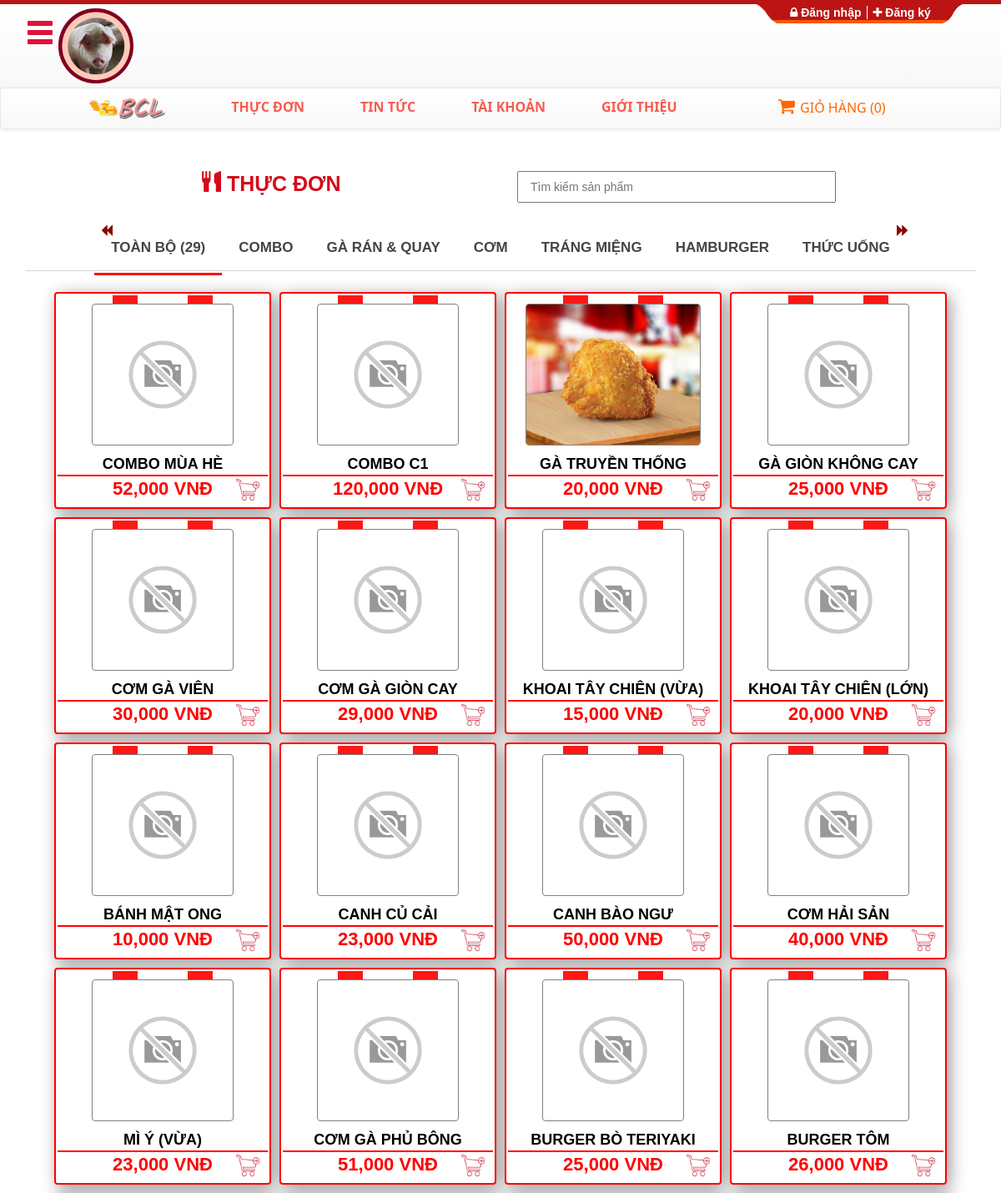
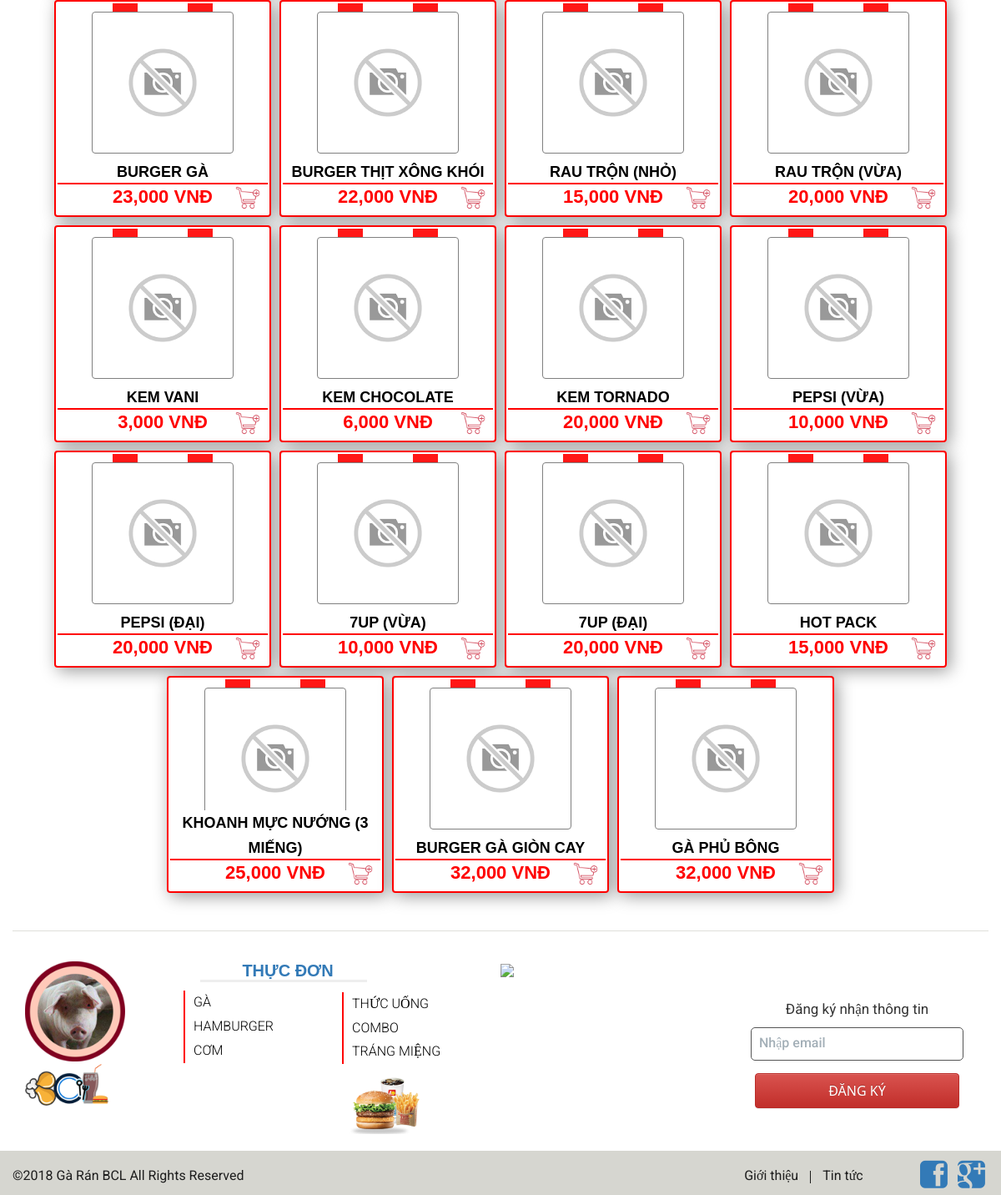
/thuc-don.php, run on the app's committed database (2 pictures, top to bottom).
### tables this page shows
CREATE TABLE `item_category` (
  `ITEM_CATEGORYID` int(11) NOT NULL COMMENT 'Mã danh mục',
  `ITEM_CATEGORYNAME` varchar(30) NOT NULL COMMENT 'Tên danh mục',
  `ITEM_CATEGORYIMGNAME` text NOT NULL COMMENT 'Tên hình ảnh hiển thị',
  `ITEM_CATEGORYALIAS` varchar(20) NOT NULL COMMENT 'Id gọi tắt'
);

CREATE TABLE `combo` (
  `COMBOID` int(11) NOT NULL COMMENT 'Mã Combo',
  `COMBONAME` varchar(30) NOT NULL COMMENT 'Tên Combo',
  `COMBOPRICE` decimal(13,2) NOT NULL COMMENT 'Giá Combo',
  `COMBOSTATUS` int(1) NOT NULL DEFAULT '1' COMMENT '1 - Đang bán, 0 - Ngừng bán',
  `COMBOIMGURL` text NOT NULL COMMENT 'Đường dẫn hình ảnh'
);

CREATE TABLE `item` (
  `ITEMID` int(11) NOT NULL COMMENT 'Mã món',
  `ITEMNAME` varchar(30) NOT NULL COMMENT 'Tên món',
  `ITEMPRICE` decimal(13,2) NOT NULL COMMENT 'Giá',
  `ITEM_TYPEID` int(11) NOT NULL COMMENT 'Mã loại',
  `ITEMSTOCK` int(11) NOT NULL COMMENT 'Số lượng tồn',
  `ITEMSTATUS` int(1) NOT NULL DEFAULT '1' COMMENT '1 - Đang bán, 0 - Ngừng bán',
  `ITEMIMGURL` text NOT NULL COMMENT 'Đường dẫn hình ảnh',
  `ITEMISNEW` int(1) NOT NULL DEFAULT '1' COMMENT 'Nếu mới bán: 1, còn lại: 0'
);

### includes/functions.php (called while the page is built, shortened)
<?php
function remove_bracket($str){
  return str_replace('"', '', $str);
}
function vars_to_para($vars){
  if(strpos($vars,',') != false)
  {
    $str = "";
    $arr = explode(',',$vars);
    $length = count($arr);
    for($i = 0; $i < $length - 1; $i++){
      $str .= "\"".remove_bracket($arr[$i])."\",";
    }
    $str.= "\"".end($arr)."\"";
    return $str;
  }
  else
    return "\"".remove_bracket($vars)."\"";
}
function sp_call($conn, $name){
  $query = "CALL ".$name."();";
  $stmt = $conn->query($query);
  $result[] = $stmt->fetch();
  while($row = $stmt->fetch()) {
      $result[] = $row;
  }
  return $result;
}
function sp_call_vars($conn, $name, $vars){
  $query = "CALL ".$name."(".vars_to_para($vars).");";
  $stmt = $conn->query($query);
  $result[] = $stmt->fetch();
  while($row = $stmt->fetch()) {
      $result[] = $row;
  }
  return $result;
}
function item_category_list($conn){
  return sp_call($conn, "SP_GET_ALL_ITEM_CAT");
}
function all_item($conn){
  return sp_call($conn, "SP_GET_ALL_ITEMS");
}
function combo_list($conn){
  return sp_call($conn, "SP_GET_ALL_COMBOS");
}
function combo_details($conn, $comboid){
  return sp_call_vars($conn, "SP_GET_COMBO_DETAILS",$comboid);
}
?>

### thuc-don.php (the view, shortened to what this page needs)
<head>
</head>
<?php include_once("header.php");?>
<?php $tabs_name = item_category_list($conn); ?>
<div class="container container-sect menu-sect col-xs-12 col-lg-12" id="menu-sect">
<div class="row sect-title">
  <div class="col-xs-2 col-sm-2 col-md-2 col-lg-2">
  </div>
  <div class="col-xs-10 col-sm-4 col-md-4 col-lg-4">
    <h2><i class="glyphicon glyphicon-cutlery"></i> THỰC ĐƠN</h2>
  </div>
  <div class="col-xs-12 col-sm-4 col-md-4 col-lg-4">
    <br>
    <input type="search" class="search_menu" id="search_menu" placeholder="Tìm kiếm sản phẩm" autofocus/>
  </div>
  <div class="hidden-md col-lg-2">
  </div>
</div>
<div class="thucdon-tabs sect-content">
<div class="container">
    <div class="row">
        <div class="col-xs-12">
            <div class="tab" role="tabpanel" id="show_menu">
                <div class="row">
                <div class="hidden-xs hidden-sm hidden-md col-lg-12">
                <ul class="nav nav-tabs nav-tabs-item-cat" role="tablist">
                  <li role='presentation'><a href='#Section0' role='tab' data-toggle='tab'>Toàn bộ (<?php echo count(all_item($conn)); ?>) </a></li>
                  <li role='presentation'><a href='#Section1' role='tab' data-toggle='tab'>Combo</a></li>
                  <?php
                  $create_tab_content = "";
                  $tabs_num = count($tabs_name);
                  for($i = 0; $i < $tabs_num; $i++){
                    $create_tab_content .= "<li role='presentation'";
                    $create_tab_content.= "><a href='#Section".($tabs_name[$i][0]+1)."' role='tab' data-toggle='tab'>";
                    $create_tab_content .= $tabs_name[$i][1];
                    $create_tab_content .= "</a></li>";
                  }
                  echo $create_tab_content;
                  ?>
                  </ul>
                </div>
              </div>
                        <a href='#Section0' role='tab' data-toggle='tab'>Toàn bộ (<?php echo count(all_item($conn)); ?>) </a>
                <div class="tab-content tabs menu-content">
                  <?php
                  $create_tab_content = "";
                    $create_tab_content .= "<div role='tabpanel' class='tab-pane fade in' id='Section0'>";
                    $list = combo_list($conn);
                    if(isEmpty($list)) $num = 0;
                    else $num = count($list);
                    for($j = 0; $j < $num; $j++){
                      $create_tab_content .= "<div class='item-card inline-block'><div class='front-facing'>";
                      $create_tab_content .= "<img src='./images/items/".($list[$j]['DuongDan'])."' onerror='this.src=\"../images/not-found.png\"' class='disp img-responsive'>";
                      $create_tab_content .= "<p class='title'>".($list[$j]['Ten'])."</p><p class='price'>".number_format($list[$j]['Gia'], 0)." VNĐ"."</p>";
                      if(!empty($_SESSION['current'])){
                        $create_tab_content .= "<img onclick='likecombo(".$current_user->getID().",".($list[$j]['Ma']).")' src='./images/";
                        if(check_exists($current_user->getComboLiked(), $list[$j]['Ma']))
                          $create_tab_content .= "btn-liked.png";
                        else
                          $create_tab_content .= "btn-like.png";
                        $create_tab_content .= "' class='btn-like img-responsive' id='combo".($list[$j]['Ma'])."'>";
                        $create_tab_content .= "<img onclick='addCombotoCart(".$current_user->getCart().",".($list[$j]['Ma']).")' src='./images/add-to-cart-48.png' class='btn-add-cart img-responsive'>";
                      }
                      else
                       $create_tab_content .= "<a href='#popup-login' data-toggle='modal'><img src='./images/add-to-cart-48.png' class='btn-add-cart img-responsive'></a>";
                      $create_tab_content .= "</div>";
                      $create_tab_content .= "<div class='back-facing'>";
                      $create_tab_content .= "<p class='title'>".($list[$j]['Ten'])."</p><p class='price'>".number_format($list[$j]['Gia'], 0)." VNĐ"."</p>";
                      if(!empty($_SESSION['current'])){
                        $create_tab_content .= "<img onclick='likecombo(".$current_user->getID().",".($list[$j]['Ma']).")' src='./images/";
                        if(check_exists($current_user->getComboLiked(), $list[$j]['Ma']))
                          $create_tab_content .= "btn-liked.png";
                        else
                          $create_tab_content .= "btn-like.png";
                        $create_tab_content .= "' class='btn-like img-responsive' id='combo".($list[$j]['Ma'])."-2'>";
                        $create_tab_content .= "<img onclick='addCombotoCart(".$current_user->getCart().",".($list[$j]['Ma']).")' src='./images/add-to-cart-48.png' class='btn-add-cart img-responsive'>";
                      }
                      else
                       $create_tab_content .= "<a href='#popup-login' data-toggle='modal'><img src='./images/add-to-cart-48.png' class='btn-add-cart img-responsive'></a>";
                      $details = combo_details($conn, $list[$j]['Ma']);
                      if(isEmpty($details)) $lines = 0;
                      else $lines = count($details);
                     $create_tab_content .= "<div class='details'>";
                      for($k = 0; $k < $lines; $k++){
                      $create_tab_content .= "<p data-toggle='tooltip' title='Giá gốc: ".number_format($details[$k]['Gia'], 0)." VNĐ'>► ".($details[$k]['SoLuong'])." ".($details[$k]['DonVi'])." ".($details[$k]['Ten'])."</p>";
                       }
                    $create_tab_content .= "</div>";
                    $create_tab_content .= "</div></div>";
                    }
                    $list = all_item($conn);
                    if(isEmpty($list)) $num = 0;
                    else $num = count($list);
                    for($j = 0; $j < $num; $j++){
                      $create_tab_content .= "<div class='item-card inline-block'><div class='front-facing'>";
                      $create_tab_content .= "<img src='./images/items/".($list[$j]['DuongDan'])."' onerror='this.src=\"../images/not-found.png\"' class='disp img-responsive'>";
                      $create_tab_content .= "<p class='title'>".($list[$j]['Ten'])."</p><p class='price'>".number_format($list[$j]['Gia'], 0)." VNĐ"."</p>";
                      if(!empty($_SESSION['current'])){
                        $create_tab_content .= "<img onclick='likeitem(".$current_user->getID().",".($list[$j]['Ma']).")' src='./images/";
                        if(check_exists($current_user->getLiked(), $list[$j]['Ma']))
                          $create_tab_content .= "btn-liked.png";
                        else
                          $create_tab_content .= "btn-like.png";
                        $create_tab_content .= "' class='btn-like img-responsive' id='item".($list[$j]['Ma'])."'>";
                        $create_tab_content .= "<img onclick='addItemtoCart(".$current_user->getCart().",".($list[$j]['Ma']).")' src='./images/add-to-cart-48.png' class='btn-add-cart img-responsive'>";
                      }
                      else
                       $create_tab_content .= "<a href='#popup-login' data-toggle='modal'><img src='./images/add-to-cart-48.png' class='btn-add-cart img-responsive'></a>";
                      $create_tab_content .= "</div>";
                      $create_tab_content .= "<div class='back-facing'>";
                      $create_tab_content .= "<p class='title'>".($list[$j]['Ten'])."</p><p class='price'>".number_format($list[$j]['Gia'], 0)." VNĐ"."</p>";
                      if(!empty($_SESSION['current'])){
                        $create_tab_content .= "<img onclick='likeitem(".$current_user->getID().",".($list[$j]['Ma']).")' src='./images/";
                        if(check_exists($current_user->getLiked(), $list[$j]['Ma']))
                          $create_tab_content .= "btn-liked.png";
                        else
                          $create_tab_content .= "btn-like.png";
                        $create_tab_content .= "' class='btn-like img-responsive' id='item".($list[$j]['Ma'])."-2'>";
                        $create_tab_content .= "<img onclick='addItemtoCart(".$current_user->getCart().",".($list[$j]['Ma']).")' src='./images/add-to-cart-48.png' class='btn-add-cart img-responsive'>";
                      }
                      else
                       $create_tab_content .= "<a href='#popup-login' data-toggle='modal'><img src='./images/add-to-cart-48.png' class='btn-add-cart img-responsive'></a>";
                      $create_tab_content .= "<div class='details'><p>► ".($list[$j]['Ten'])."</p></div>";
                      $create_tab_content .= "</div></div>";
                    }
                    $create_tab_content .= "</div>";
                  echo $create_tab_content;
                  ?>
                </div>
            </div>
        </div>
        <a class="control left inline-block">
          <span class="glyphicon glyphicon-backward menu-tabs-control-left"></span>
        </a>
        <a class="control right inline-block">
          <span class="glyphicon glyphicon-forward menu-tabs-control-right"></span>
        </a>
    </div>
</div>
</div>
</div>
<?php include_once("footer.php");?>

### css/main.css (style rules this page uses)
body { font-family: 'Cambria', sans-serif; background:; position: relative; font-weight:400px; }
ul li { list-style: none; }
a { -webkit-transition: 300ms; -moz-transition: 300ms; -o-transition: 300ms; transition: 300ms; }
h1, h2, h3, h4, h5, h6 { font-family: 'Cambria', sans-serif; }
.right { right: 0; }
.nav-tabs li.active a, .nav-tabs li.active a:hover, .nav-tabs li.active a:focus { -moz-border-bottom-colors: none; -moz-border-left-colors: none; -moz-border-right-colors: none; -moz-border-top-colors: none; background-color: #FE980F; border:0px; color: #FFFFFF; cursor: default; margin-right:0; margin-left:0; }
.nav-tabs li a { border: 1px solid rgba(0, 0, 0, 0); border-radius: 4px 4px 0 0; line-height: 1.42857; margin-right:0; }

### data on the page
item_category: value "GÀ RÁN & QUAY"
item_category: value "CƠM"
item_category: value "TRÁNG MIỆNG"
item_category: value "HAMBURGER"
item_category: value "THỨC UỐNG"
combo: COMBONAME "COMBO MÙA HÈ", COMBOPRICE "52,000"
combo: COMBONAME "COMBO C1", COMBOPRICE "120,000"
item: ITEMIMGURL (picture), ITEMNAME "GÀ TRUYỀN THỐNG", ITEMPRICE "20,000"
item: ITEMNAME "GÀ GIÒN KHÔNG CAY", ITEMPRICE "25,000"
item: ITEMNAME "CƠM GÀ VIÊN", ITEMPRICE "30,000"
item: ITEMNAME "CƠM GÀ GIÒN CAY", ITEMPRICE "29,000"
item: ITEMNAME "KHOAI TÂY CHIÊN (VỪA)", ITEMPRICE "15,000"
item: ITEMNAME "KHOAI TÂY CHIÊN (LỚN)", ITEMPRICE "20,000"
item: ITEMNAME "BÁNH MẬT ONG", ITEMPRICE "10,000"
item: ITEMNAME "CANH CỦ CẢI", ITEMPRICE "23,000"
item: ITEMNAME "CANH BÀO NGƯ", ITEMPRICE "50,000"
item: ITEMNAME "CƠM HẢI SẢN", ITEMPRICE "40,000"
item: ITEMNAME "MÌ Ý (VỪA)", ITEMPRICE "23,000"
item: ITEMNAME "CƠM GÀ PHỦ BÔNG", ITEMPRICE "51,000"
item: ITEMNAME "BURGER BÒ TERIYAKI", ITEMPRICE "25,000"
item: ITEMNAME "BURGER TÔM", ITEMPRICE "26,000"
item: ITEMNAME "BURGER GÀ", ITEMPRICE "23,000"
item: ITEMNAME "BURGER THỊT XÔNG KHÓI", ITEMPRICE "22,000"
item: ITEMNAME "RAU TRỘN (NHỎ)", ITEMPRICE "15,000"
item: ITEMNAME "RAU TRỘN (VỪA)", ITEMPRICE "20,000"
item: ITEMNAME "KEM VANI", ITEMPRICE "3,000"
item: ITEMNAME "KEM CHOCOLATE", ITEMPRICE "6,000"
item: ITEMNAME "KEM TORNADO", ITEMPRICE "20,000"
item: ITEMNAME "PEPSI (VỪA)", ITEMPRICE "10,000"
item: ITEMNAME "PEPSI (ĐẠI)", ITEMPRICE "20,000"
item: ITEMNAME "7UP (VỪA)", ITEMPRICE "10,000"
item: ITEMNAME "7UP (ĐẠI)", ITEMPRICE "20,000"
item: ITEMNAME "HOT PACK", ITEMPRICE "15,000"
item: ITEMNAME "KHOANH MỰC NƯỚNG (3 MIẾNG)", ITEMPRICE "25,000"
item: ITEMNAME "BURGER GÀ GIÒN CAY", ITEMPRICE "32,000"
item: ITEMNAME "GÀ PHỦ BÔNG", ITEMPRICE "32,000"

### other printed values
count(all_item($conn)) "29"
